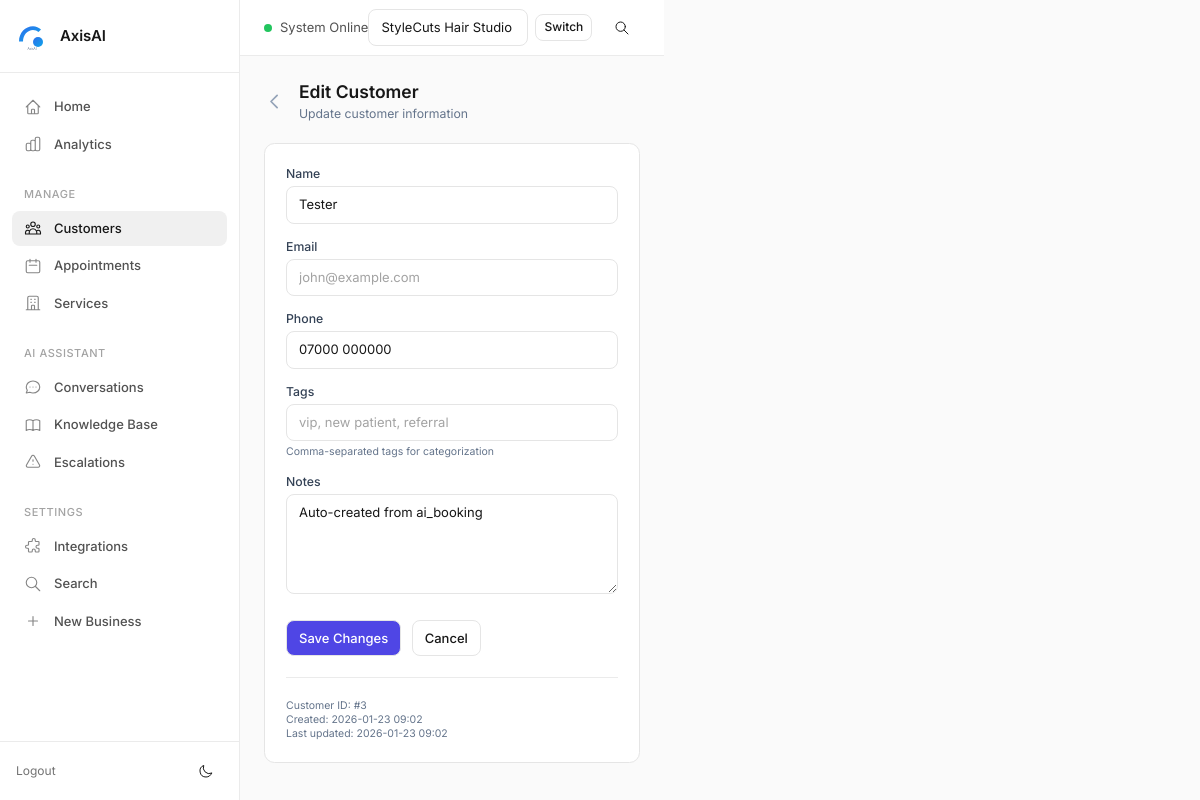
Page /customers/3/edit (signed in) on the committed database.
### tables this page shows
CREATE TABLE customers (
            id INTEGER PRIMARY KEY AUTOINCREMENT,
            business_id INTEGER NOT NULL,
            name TEXT,
            email TEXT,
            phone TEXT,
            notes TEXT,
            tags TEXT,
            first_seen_at TEXT NOT NULL DEFAULT CURRENT_TIMESTAMP,
            last_seen_at TEXT NOT NULL DEFAULT CURRENT_TIMESTAMP,
            total_appointments INTEGER NOT NULL DEFAULT 0,
            total_sessions INTEGER NOT NULL DEFAULT 0,
            created_at TEXT NOT NULL DEFAULT CURRENT_TIMESTAMP,
            updated_at TEXT NOT NULL DEFAULT CURRENT_TIMESTAMP,
            FOREIGN KEY (business_id) REFERENCES businesses(id) ON DELETE CASCADE
        );

### customers_bp.py (the view, shortened to what this page needs)
@bp.route("/customers/<int:customer_id>/edit", methods=["GET", "POST"])
def customer_edit(customer_id: int):
    if _need_login():
        return redirect(url_for("auth.login"))
    customer = get_customer_by_id(customer_id)
    if not customer:
        flash("Customer not found.", "err")
        return redirect(url_for("customers.customers_index"))
    if not _can_access(customer["business_id"]):
        flash("Access denied.", "err")
        return redirect(url_for("customers.customers_index"))
    return render_template("customer_edit.html", customer=customer)

### core/authz.py (called while the page is built)
def get_allowed_business_ids_for_user(user) -> List[int]:
    if not user:
        return []
    if user.get("role") == "admin":
        with get_conn() as con:
            return [r["id"] for r in con.execute("SELECT id FROM businesses").fetchall()]
    with get_conn() as con:
        rows = con.execute("SELECT business_id FROM business_users WHERE user_id=?", (user["id"],)).fetchall()
        return [r["business_id"] for r in rows]

def user_can_access_business(user, business_id:int) -> bool:
    return business_id in get_allowed_business_ids_for_user(user)

### core/csrf.py (called while the page is built, shortened)
def _get_token():
    tok = session.get("csrf_token")
    if not tok:
        tok = secrets.token_urlsafe(32)
        session["csrf_token"] = tok
    return tok

def register_csrf(app):
    @app.context_processor
    def inject_csrf():
        return {"csrf_token": _get_token()}
    @app.before_request
    def enforce_csrf():
        if request.method in _EXEMPT_METHODS:
            return

### core/db.py (called while the page is built)
def get_conn() -> sqlite3.Connection:
    con = sqlite3.connect(DB_PATH, timeout=30.0)
    con.row_factory = sqlite3.Row
    con.execute("PRAGMA foreign_keys = ON;")
    con.execute("PRAGMA journal_mode = WAL;")  # Better concurrency
    return con

def _col_exists(cur: sqlite3.Cursor, table: str, col: str) -> bool:
    if not table.isidentifier():
        raise ValueError(f"Invalid table name: {table}")
    rows = cur.execute(f"PRAGMA table_info({table})").fetchall()
    return any(r[1] == col for r in rows)

def _table_exists(cur: sqlite3.Cursor, table: str) -> bool:
    r = cur.execute(
        "SELECT 1 FROM sqlite_master WHERE type='table' AND name=? LIMIT 1", (table,)
    ).fetchone()
    return bool(r)

def _safe_alter_add_column(cur: sqlite3.Cursor, table: str, col: str, ddl: str) -> None:
    try:
        if not _col_exists(cur, table, col):
            cur.execute(ddl)
    except sqlite3.OperationalError as e:
        logger.warning(f"Could not add column {col} to {table}: {e}")

def list_businesses(limit: int = 100, include_archived: bool = False) -> List[Dict[str, Any]]:
    with get_conn() as con:
        if include_archived:
            rows = con.execute(
                "SELECT * FROM businesses ORDER BY id LIMIT ?", (limit,)
            ).fetchall()
        else:
            rows = con.execute(
                "SELECT * FROM businesses WHERE archived = 0 ORDER BY id LIMIT ?", (limit,)
            ).fetchall()
        return [dict(r) for r in rows]

### customers_bp.py (called while the page is built)
def _user() -> Optional[dict]:
    return session.get("user")

### templates/customer_edit.html (shortened to what this page needs)
{% extends "base.html" %}
{% block content %}
<div class="flex items-center gap-4 mb-6">
  <a href="{{ url_for('customers.customer_detail', customer_id=customer['id']) }}" class="text-slate-400 hover:text-slate-600">
    <svg class="w-6 h-6" fill="none" stroke="currentColor" viewBox="0 0 24 24">
      <path stroke-linecap="round" stroke-linejoin="round" stroke-width="2" d="M15 19l-7-7 7-7"/>
    </svg>
  </a>
  <div>
    <h1 class="text-xl font-semibold">Edit Customer</h1>
    <p class="text-sm text-slate-500">Update customer information</p>
  </div>
</div>
<form method="post" action="{{ url_for('customers.customer_edit', customer_id=customer['id']) }}" class="max-w-xl bg-white rounded-xl border p-6">
  <div class="space-y-4">
    <div>
      <label class="block text-sm font-medium text-slate-700 mb-1">Name</label>
      <input type="text" name="name" value="{{ customer['name'] or '' }}" class="input w-full" placeholder="John Smith">
    </div>
    <div>
      <label class="block text-sm font-medium text-slate-700 mb-1">Email</label>
      <input type="email" name="email" value="{{ customer['email'] or '' }}" class="input w-full" placeholder="john@example.com">
    </div>
    <div>
      <label class="block text-sm font-medium text-slate-700 mb-1">Phone</label>
      <input type="tel" name="phone" value="{{ customer['phone'] or '' }}" class="input w-full" placeholder="+1 (555) 123-4567">
    </div>
    <div>
      <label class="block text-sm font-medium text-slate-700 mb-1">Tags</label>
      <input type="text" name="tags" value="{{ customer['tags'] or '' }}" class="input w-full" placeholder="vip, new patient, referral">
      <p class="text-xs text-slate-500 mt-1">Comma-separated tags for categorization</p>
    </div>
    <div>
      <label class="block text-sm font-medium text-slate-700 mb-1">Notes</label>
      <textarea name="notes" class="input w-full" rows="4" placeholder="Any notes about this customer...">{{ customer['notes'] or '' }}</textarea>
    </div>
  </div>
  <div class="mt-6 flex items-center gap-3">
    <button type="submit" class="btn bg-indigo-600 text-white hover:bg-indigo-700">Save Changes</button>
    <a href="{{ url_for('customers.customer_detail', customer_id=customer['id']) }}" class="btn bg-white border hover:bg-slate-50">Cancel</a>
  </div>
  <div class="mt-6 pt-6 border-t">
    <p class="text-xs text-slate-500">
      Customer ID: #{{ customer['id'] }}<br>
      Created: {{ customer['created_at'][:16] if customer['created_at'] else 'Unknown' }}<br>
      Last updated: {{ customer['updated_at'][:16] if customer['updated_at'] else 'Never' }}
    </p>
  </div>
</form>
{% endblock %}

### static/axis.css (style rules this page uses)
:root { --brand: var(--brand1, #000000); --brand-light: color-mix(in srgb, var(--brand) 8%, transparent); --brand-medium: color-mix(in srgb, var(--brand) 15%, transparent); --bg-page: #fafafa; --bg-sidebar: #ffffff; --bg-card: #ffffff; --bg-elevated: #ffffff; --bg-hover: #f5f5f5; --bg-active: #f0f0f0; --bg-muted: #fafafa; --border-light: #ebebeb; --border-default: #e5e5e5; --border-strong: #d4d4d4; --text-primary: #171717; --text-secondary: #525252; --text-tertiary: #737373; --text-muted: #a3a3a3; --text-inverse: #ffffff; --success: #22c55e; --success-light: #dcfce7; --warning: #f59e0b; --warning-light: #fef3c7; --error: #ef4444; --error-light: #fee2e2; --info: #3b82f6; --info-light: #dbeafe; --shadow-xs: 0 1px 2px rgba(0, 0, 0, 0.04); --shadow-sm: 0 1px 3px rgba(0, 0, 0, 0.06), 0 1px 2px rgba(0, 0, 0, 0.04); --shadow-md: 0 4px 6px -1px rgba(0, 0, 0, 0.06), 0 2px 4px -1px rgba(0, 0, 0, 0.04); --shadow-lg: 0 10px 15px -3px rgba(0, 0, 0, 0.06), 0 4px 6px -2px rgba(0, 0, 0, 0.04); --space-1: 4px; --space-2: 8px; --space-3: 12px; --space-4: 16px; --space-5: 20px; --space-6: 24px; --space-8: 32px; --space-10: 40px; --space-12: 48px; --font-sans: 'Inter', -apple-system, BlinkMacSystemFont, 'Segoe UI', sans-serif; --font-mono: 'SF Mono', 'Monaco', 'Inconsolata', monospace; --radius-sm: 6px; --radius-md: 8px; --radius-lg: 12px; --radius-xl: 16px; --radius-full: 9999px; --transition-fast: 100ms ease; --transition-base: 150ms ease; --transition-slow: 200ms ease; --card-bg: var(--bg-card); --card-border: var(--border-default); --page-bg: var(--bg-page); }
*, *::before, *::after { box-sizing: border-box; }
html { font-size: 14px; -webkit-font-smoothing: antialiased; -moz-osx-font-smoothing: grayscale; }
body { margin: 0; font-family: var(--font-sans); font-size: 1rem; line-height: 1.5; color: var(--text-primary); background: var(--bg-page); }
a { color: inherit; text-decoration: none; }
button { font-family: inherit; cursor: pointer; }
.flex { display: flex; }
.items-center { align-items: center; }
.gap-3 { gap: var(--space-3); }
.gap-4 { gap: var(--space-4); }
.btn { display: inline-flex; align-items: center; justify-content: center; gap: var(--space-2); padding: var(--space-2) var(--space-3); font-size: 13px; font-weight: 500; line-height: 1.4; border-radius: var(--radius-md); border: 1px solid var(--border-default); background: var(--bg-card); color: var(--text-primary); transition: all var(--transition-fast); white-space: nowrap; }
.input, input[type="text"], input[type="email"], input[type="password"], input[type="number"], input[type="tel"], input[type="url"], input[type="date"], input[type="time"], input[type="datetime-local"], select, textarea { width: 100%; padding: var(--space-2) var(--space-3); font-size: 13px; font-family: inherit; line-height: 1.5; color: var(--text-primary); background: var(--bg-card); border: 1px solid var(--border-default); border-radius: var(--radius-md); transition: all var(--transition-fast); }
.input::placeholder, input::placeholder, textarea::placeholder { color: var(--text-muted); }
textarea { min-height: 100px; resize: vertical; }
.text-sm { font-size: 12px; }
.text-xl { font-size: 18px; }
.font-medium { font-weight: 500; }
.font-semibold { font-weight: 600; }
.block { display: block; }
.w-full { width: 100%; }
.rounded-xl { border-radius: var(--radius-xl); }
.border { border: 1px solid var(--border-default); }
.border-t { border-top: 1px solid var(--border-light); }
.p-6 { padding: var(--space-6); }
.mb-6 { margin-bottom: var(--space-6); }
.space-y-4 > * + * { margin-top: var(--space-4); }

### rows in the picture
customers: name "Tester", phone "07000 000000", notes "Auto-created from ai_booking", id "3", created_at "2026-01-23 09:02", updated_at "2026-01-23 09:02"

### other values in the picture
form field active_business_id "StyleCuts Hair Studio"
